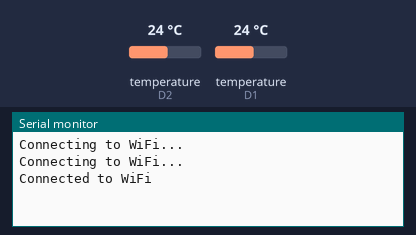
Recording of a sketch running on a simulated ESP8266 (NodeMCU). Parts: the last lines printed to the serial monitor. Inputs (shaded band) come from the test bench; at power-on: temperature (sensors on D2, D1) 24 °C. WiFi joins after 1.5 s; servers stay silent unless stated.

Above: at 3.2 s.
3.3 s: temperature (sensor on D2) set to 12 °C
At 4.8 s:
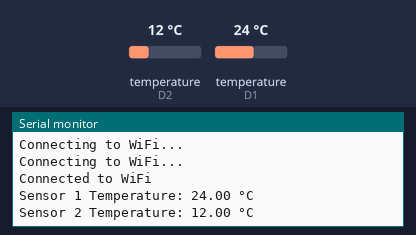
13.0 s: temperature (sensor on D1) set to 12 °C
At 15.9 s:
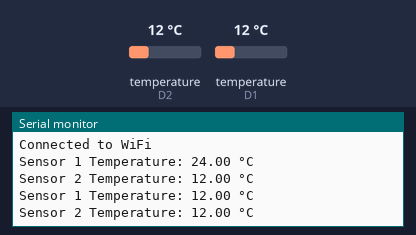
22.7 s: temperature (sensor on D2) set to 19 °C
At 27.0 s:
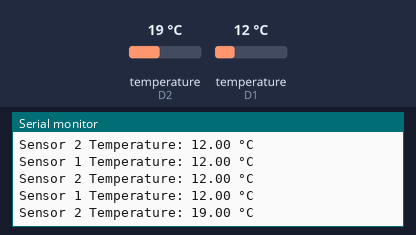
32.4 s: temperature (sensor on D1) set to 19 °C
At 39.2 s:
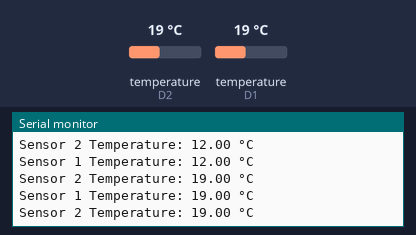
Timing chart, 0 to 40.7 s (numbered marks = the images above; inputs shaded):
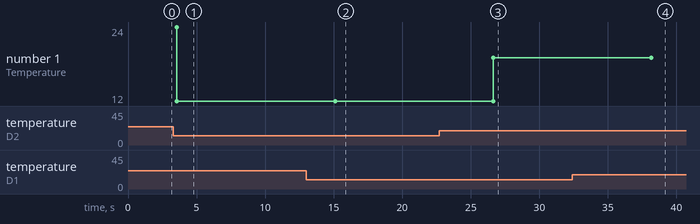

Measured:
- after the input at 3.3 s, the serial monitor: prints a new line after 0.27 s (image 1)
- after the input at 13.0 s, the serial monitor: prints a new line after 2.1 s (image 2)
- after the input at 22.7 s, the serial monitor: prints a new line after 3.9 s (image 3)
- after the input at 32.4 s, the serial monitor: prints a new line after 5.8 s (image 4)
- plotted number 1: 12 → 19 after the input at 22.7 s

The sketch:

2sensor.ino
```cpp
#include <DallasTemperature.h>
#include <ESP8266WiFi.h>
#include <WiFiClientSecure.h>
#include <CTBot.h>

//masukkan wifi dan password
#define WIFI_SSID "PRODUCTION"
#define WIFI_PASSWORD "asdfghjkl"

//masukkan token dan chat id bot telegram
#define BOT_TOKEN "1306451202:AAFL84nqcQjbAsEpRqVCziQ0VGty4qIAxt4"
#define TELEGRAM_CHAT_ID -1001939397003 // Ganti dengan ID chat yang valid

#define SENSOR_1_PIN D1
#define SENSOR_2_PIN D2

OneWire oneWire1(SENSOR_1_PIN);
OneWire oneWire2(SENSOR_2_PIN);
DallasTemperature sensors1(&oneWire1);
DallasTemperature sensors2(&oneWire2);

WiFiClientSecure client;
CTBot myBot;

void setup() {
  Serial.begin(9600);
  delay(10);

  WiFi.begin(WIFI_SSID, WIFI_PASSWORD);
  while (WiFi.status() != WL_CONNECTED) {
    delay(1000);
    Serial.println("Connecting to WiFi...");
  }

  Serial.println("Connected to WiFi");

  sensors1.begin();
  sensors2.begin();

  myBot.wifiConnect(WIFI_SSID, WIFI_PASSWORD);
  myBot.setTelegramToken(BOT_TOKEN);
}

void loop() {
  sensors1.requestTemperatures();
  sensors2.requestTemperatures();

  float temperature1 = sensors1.getTempCByIndex(0);
  float temperature2 = sensors2.getTempCByIndex(0);

  Serial.print("Sensor 1 Temperature: ");
  Serial.print(temperature1);
  Serial.println(" °C");

  Serial.print("Sensor 2 Temperature: ");
  Serial.print(temperature2);
  Serial.println(" °C");

  String message = "Temperature Monitoring\n\n"
                   "Sensor 1 Temperature: " + String(temperature1) + " °C\n"
                   "Sensor 2 Temperature: " + String(temperature2) + " °C";

  sendTelegramMessage(message);

  delay(10000);
}

void sendTelegramMessage(String message) {
  myBot.sendMessage((int64_t)TELEGRAM_CHAT_ID, message);
}
```
